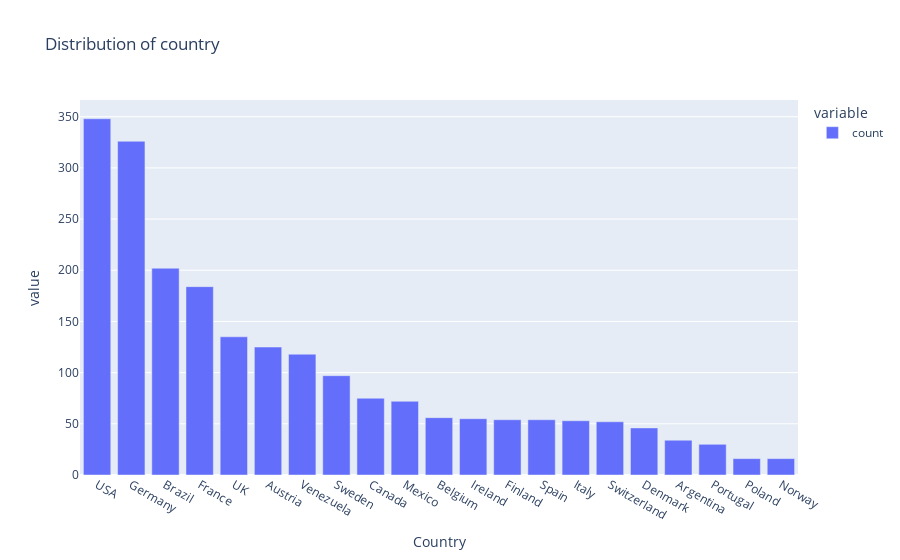

The code cell stored with this chart in its notebook:
### Code cell
px.bar(data_frame=order.Country.value_counts(),title=('Distribution of country'))

### Figure 1 — Plotly figure (JSON) as saved in the notebook; plotly's stock layout.template omitted (floating-point values rounded to 4 significant figures)
{"data": [{"alignmentgroup": "True", "hovertemplate": "variable=count<br>Country=%{x}<br>value=%{y}<extra></extra>", "legendgroup": "count", "marker": {"color": "#636efa", "pattern": {"shape": ""}}, "name": "count", "offsetgroup": "count", "orientation": "v", "showlegend": true, "textposition": "auto", "type": "bar", "x": ["USA", "Germany", "Brazil", "France", "UK", "Austria", "Venezuela", "Sweden", "Canada", "Mexico", "Belgium", "Ireland", "Finland", "Spain", "Italy", "Switzerland", "Denmark", "Argentina", "Portugal", "Poland", "Norway"], "xaxis": "x", "y": [348, 326, 202, 184, 135, 125, 118, 97, 75, 72, 56, 55, 54, 54, 53, 52, 46, 34, 30, 16, 16], "yaxis": "y"}], "layout": {"barmode": "relative", "legend": {"title": {"text": "variable"}, "tracegroupgap": 0}, "title": {"text": "Distribution of country"}, "xaxis": {"anchor": "y", "domain": [0, 1], "title": {"text": "Country"}}, "yaxis": {"anchor": "x", "domain": [0, 1], "title": {"text": "value"}}}}
